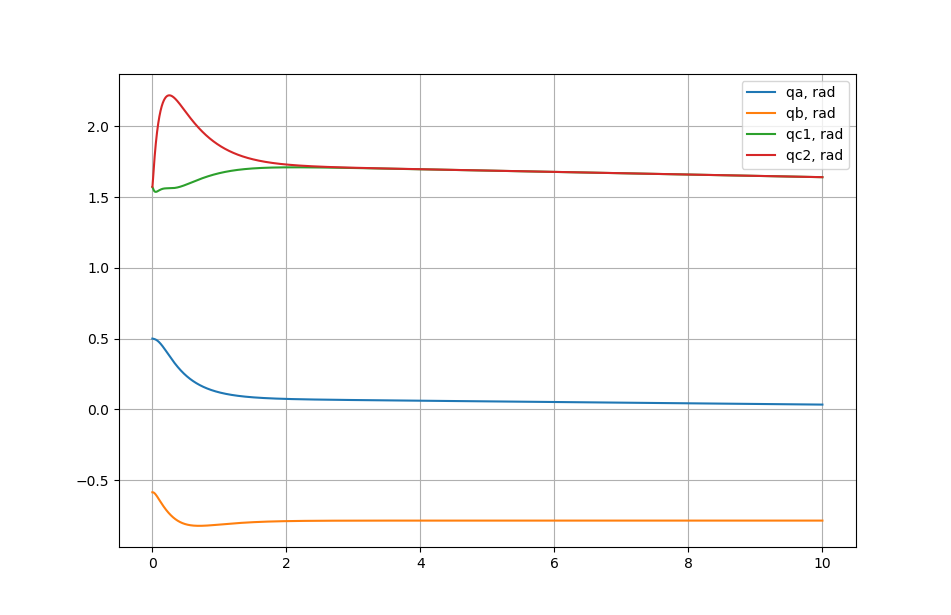

This figure's Python source:
#!/usr/bin/python3

import numpy as np
import scipy.linalg
from scipy import signal
import matplotlib.pyplot as plt

def lqr(A,B,Q,R):
    """Solve the continuous time lqr controller.
    dx/dt = A x + B u
    cost = integral x.T*Q*x + u.T*R*u
    """
    #ref Bertsekas, p.151
    #first, try to solve the ricatti equation
    X = np.matrix(scipy.linalg.solve_continuous_are(A, B, Q, R))
    #compute the LQR gain
    K = np.matrix(scipy.linalg.inv(R)*(B.T*X))
    eigVals, eigVecs = scipy.linalg.eig(A-B*K)
    return K


g = 9.81

m = 2.62

Ic = 0.001
Jc = 0.000260
Kc = 0.000987

Id = 0.000564
Jd = 0.0011
Kd = 0.000564

Ib = 2*0.01045
Jb = 2*0.01312
Kb = 2*0.01358

Ia = 2*0.01045
Ja = 2*0.01312
Ka = 2*0.01358

wd1 =  223.6
wd2 = -223.6

l = .1344

A = np.matrix([[0,1,0,0,0,0,0,0],[0,0,0,0,0,0,0,0],[0,0,0,1,0,0,0,0],[0,(np.sqrt(2)*Jd*wd2+np.sqrt(2)*Jd*wd1)/(2*l**2*m+4*Kc+2*Jb+4*Id),(g*l*m)/(l**2*m+2*Kc+Jb+2*Id),0,0,(Jd*wd1)/(l**2*m+2*Kc+Jb+2*Id),0,(Jd*wd2)/(l**2*m+2*Kc+Jb+2*Id)],[0,0,0,0,0,1,0,0],[0,0,0,-(Jd*wd1)/(Id+Ic),0,0,0,0],[0,0,0,0,0,0,0,1],[0,0,0,-(Jd*wd2)/(Id+Ic),0,0,0,0]])
B = np.matrix([[0,0],[-2/(np.sqrt(2)*Kb+2**(3/2)*Ka+2**(3/2)*Jd+2**(3/2)*Jc+np.sqrt(2)*Ib),-2/(np.sqrt(2)*Kb+2**(3/2)*Ka+2**(3/2)*Jd+2**(3/2)*Jc+np.sqrt(2)*Ib)],[0,0],[0,0],[0,0],[(Kb+2*Ka+2*Jd+2*Jc+Id+Ic+Ib)/((Id+Ic)*Kb+(2*Id+2*Ic)*Ka+(2*Id+2*Ic)*Jd+(2*Id+2*Ic)*Jc+Ib*Id+Ib*Ic),1/(Kb+2*Ka+2*Jd+2*Jc+Ib)],[0,0],[1/(Kb+2*Ka+2*Jd+2*Jc+Ib),(Kb+2*Ka+2*Jd+2*Jc+Id+Ic+Ib)/((Id+Ic)*Kb+(2*Id+2*Ic)*Ka+(2*Id+2*Ic)*Jd+(2*Id+2*Ic)*Jc+Ib*Id+Ib*Ic)]])

print("A=", A)
print("B=", B)

Q = np.matrix('''
 100.  0.    0.  0.   0.  0.  0.  0.;
  0.  .1    0.  0.   0.  0.  0.  0.;
  0.  0.  100.  0.   0.  0.  0.  0.;
  0.  0.    0. 10.   0.  0.  0.  0.;
  0.  0.    0.  0.  10.  0.  0.  0.;
  0.  0.    0.  0.   0.  1.  0.  0.;
  0.  0.    0.  0.   0.  0. 10.  0.;
  0.  0.    0.  0.   0.  0.  0.  1. ''')

R = np.matrix("20. 0.; 0. 20.")

print("Q=", Q)
print("R=", R)

K = lqr(A,B,Q,R)
print("K=", K);

dt = .001
qa = .5
wa = 0.
qb = -np.pi/4.+.2
wb = 0.
qc1 = np.pi/2.
wc1 = 0.
qc2 = np.pi/2.
wc2 = 0.


QA = []
QB = []
QC1 = []
QC2 = []
T = []

nsteps = 10000
time = np.linspace(0, nsteps*dt, nsteps, endpoint=True)

for t in time:
    Tau = -K*np.matrix([[qa],[wa],[qb+np.pi/4],[wb],[qc1-np.pi/2],[wc1],[qc2-np.pi/2],[wc2]])
    M = np.matrix([[(Kc-Jd-Jc+Id)*np.cos(qb)**2*np.cos(qc2)**2+(Kc-Jd-Jc+Id)*np.cos(qb)**2*np.cos(qc1)**2+(Kb+2*Jd+2*Jc-2*Id-2*Ic-Ib)*np.cos(qb)**2+Ka+2*Id+2*Ic+Ib,((-Kc)+Jd+Jc-Id)*np.cos(qb)*np.cos(qc2)*np.sin(qc2)+((-Kc)+Jd+Jc-Id)*np.cos(qb)*np.cos(qc1)*np.sin(qc1),((-Id)-Ic)*np.sin(qb),((-Id)-Ic)*np.sin(qb)],[((-Kc)+Jd+Jc-Id)*np.cos(qb)*np.cos(qc2)*np.sin(qc2)+((-Kc)+Jd+Jc-Id)*np.cos(qb)*np.cos(qc1)*np.sin(qc1),(Kc-Jd-Jc+Id)*np.sin(qc2)**2+(Kc-Jd-Jc+Id)*np.sin(qc1)**2+l**2*m+2*Jd+2*Jc+Jb,0,0],[((-Id)-Ic)*np.sin(qb),0,Id+Ic,0],[((-Id)-Ic)*np.sin(qb),0,0,Id+Ic]])
    C = np.matrix([[(((-2*Kc)+2*Jd+2*Jc-2*Id)*np.cos(qb)**2*np.cos(qc2)*np.sin(qc2)*wc2+((-2*Kc)+2*Jd+2*Jc-2*Id)*np.cos(qb)**2*np.cos(qc1)*np.sin(qc1)*wc1+(((-2*Kc)+2*Jd+2*Jc-2*Id)*np.cos(qb)*np.sin(qb)*np.cos(qc2)**2+((-2*Kc)+2*Jd+2*Jc-2*Id)*np.cos(qb)*np.sin(qb)*np.cos(qc1)**2+((-2*Kb)-4*Jd-4*Jc+4*Id+4*Ic+2*Ib)*np.cos(qb)*np.sin(qb))*wb)/2,((-Jd*np.sin(qb)*np.sin(qc2)*wd2)-Jd*np.sin(qb)*np.sin(qc1)*wd1+(((-2*Kc)+2*Jd+2*Jc-2*Id)*np.cos(qb)*np.cos(qc2)**2+(Kc-Jd-Jc-Ic)*np.cos(qb))*wc2+(((-2*Kc)+2*Jd+2*Jc-2*Id)*np.cos(qb)*np.cos(qc1)**2+(Kc-Jd-Jc-Ic)*np.cos(qb))*wc1+((2*Kc-2*Jd-2*Jc+2*Id)*np.sin(qb)*np.cos(qc2)*np.sin(qc2)+(2*Kc-2*Jd-2*Jc+2*Id)*np.sin(qb)*np.cos(qc1)*np.sin(qc1))*wb+(((-2*Kc)+2*Jd+2*Jc-2*Id)*np.cos(qb)*np.sin(qb)*np.cos(qc2)**2+((-2*Kc)+2*Jd+2*Jc-2*Id)*np.cos(qb)*np.sin(qb)*np.cos(qc1)**2+((-2*Kb)-4*Jd-4*Jc+4*Id+4*Ic+2*Ib)*np.cos(qb)*np.sin(qb))*wa)/2,(Jd*np.cos(qb)*np.cos(qc1)*wd1+(((-2*Kc)+2*Jd+2*Jc-2*Id)*np.cos(qb)*np.cos(qc1)**2+(Kc-Jd-Jc-Ic)*np.cos(qb))*wb+((-2*Kc)+2*Jd+2*Jc-2*Id)*np.cos(qb)**2*np.cos(qc1)*np.sin(qc1)*wa)/2,(Jd*np.cos(qb)*np.cos(qc2)*wd2+(((-2*Kc)+2*Jd+2*Jc-2*Id)*np.cos(qb)*np.cos(qc2)**2+(Kc-Jd-Jc-Ic)*np.cos(qb))*wb+((-2*Kc)+2*Jd+2*Jc-2*Id)*np.cos(qb)**2*np.cos(qc2)*np.sin(qc2)*wa)/2],[(Jd*np.sin(qb)*np.sin(qc2)*wd2+Jd*np.sin(qb)*np.sin(qc1)*wd1+((2*Kc-2*Jd-2*Jc+2*Id)*np.cos(qb)*np.sin(qc2)**2+((-Kc)+Jd+Jc+Ic)*np.cos(qb))*wc2+((2*Kc-2*Jd-2*Jc+2*Id)*np.cos(qb)*np.sin(qc1)**2+((-Kc)+Jd+Jc+Ic)*np.cos(qb))*wc1+(((-2*Kc)+2*Jd+2*Jc-2*Id)*np.cos(qb)*np.sin(qb)*np.sin(qc2)**2+((-2*Kc)+2*Jd+2*Jc-2*Id)*np.cos(qb)*np.sin(qb)*np.sin(qc1)**2+(4*Kc+2*Kb-4*Ic-2*Ib)*np.cos(qb)*np.sin(qb))*wa)/2,((2*Kc-2*Jd-2*Jc+2*Id)*np.cos(qc2)*np.sin(qc2)*wc2+(2*Kc-2*Jd-2*Jc+2*Id)*np.cos(qc1)*np.sin(qc1)*wc1)/2,((-Jd*np.sin(qc1)*wd1)+(2*Kc-2*Jd-2*Jc+2*Id)*np.cos(qc1)*np.sin(qc1)*wb+((2*Kc-2*Jd-2*Jc+2*Id)*np.cos(qb)*np.sin(qc1)**2+((-Kc)+Jd+Jc+Ic)*np.cos(qb))*wa)/2,((-Jd*np.sin(qc2)*wd2)+(2*Kc-2*Jd-2*Jc+2*Id)*np.cos(qc2)*np.sin(qc2)*wb+((2*Kc-2*Jd-2*Jc+2*Id)*np.cos(qb)*np.sin(qc2)**2+((-Kc)+Jd+Jc+Ic)*np.cos(qb))*wa)/2],[((-Jd*np.cos(qb)*np.cos(qc1)*wd1)+(((-2*Kc)+2*Jd+2*Jc-2*Id)*np.cos(qb)*np.sin(qc1)**2+(Kc-Jd-Jc-Ic)*np.cos(qb))*wb+(2*Kc-2*Jd-2*Jc+2*Id)*np.cos(qb)**2*np.cos(qc1)*np.sin(qc1)*wa)/2,(Jd*np.sin(qc1)*wd1+((-2*Kc)+2*Jd+2*Jc-2*Id)*np.cos(qc1)*np.sin(qc1)*wb+(((-2*Kc)+2*Jd+2*Jc-2*Id)*np.cos(qb)*np.sin(qc1)**2+(Kc-Jd-Jc-Ic)*np.cos(qb))*wa)/2,0,0],[((-Jd*np.cos(qb)*np.cos(qc2)*wd2)+(((-2*Kc)+2*Jd+2*Jc-2*Id)*np.cos(qb)*np.sin(qc2)**2+(Kc-Jd-Jc-Ic)*np.cos(qb))*wb+(2*Kc-2*Jd-2*Jc+2*Id)*np.cos(qb)**2*np.cos(qc2)*np.sin(qc2)*wa)/2,(Jd*np.sin(qc2)*wd2+((-2*Kc)+2*Jd+2*Jc-2*Id)*np.cos(qc2)*np.sin(qc2)*wb+(((-2*Kc)+2*Jd+2*Jc-2*Id)*np.cos(qb)*np.sin(qc2)**2+(Kc-Jd-Jc-Ic)*np.cos(qb))*wa)/2,0,0]])
    G = np.matrix([[((Jd*np.cos(qb)*np.cos(qc2)*wc2-Jd*np.sin(qb)*np.sin(qc2)*wb)*wd2+(Jd*np.cos(qb)*np.cos(qc1)*wc1-Jd*np.sin(qb)*np.sin(qc1)*wb)*wd1)/2],[-((Jd*np.sin(qc2)*wc2-Jd*np.sin(qb)*np.sin(qc2)*wa)*wd2+(Jd*np.sin(qc1)*wc1-Jd*np.sin(qb)*np.sin(qc1)*wa)*wd1+2*g*l*m*np.sin((4*qb+np.pi)/4))/2],[((Jd*np.sin(qc1)*wb-Jd*np.cos(qb)*np.cos(qc1)*wa)*wd1)/2],[((Jd*np.sin(qc2)*wb-Jd*np.cos(qb)*np.cos(qc2)*wa)*wd2)/2]])
#   print("M=", M)
#   print("C=", C)
#   print("G=", G)

    ddQ = M.I*(np.matrix([[0.],[0.],[Tau[0,0]],[Tau[1,0]]]) - C*np.matrix([[wa], [wb], [wc1], [wc2]]) - G)

    wa = wa + dt*ddQ[0,0]
    wb = wb + dt*ddQ[1,0]
    wc1 = wc1 + dt*ddQ[2,0]
    wc2 = wc2 + dt*ddQ[3,0]

    qa = qa + dt*wa
    qb = qb + dt*wb
    qc1 = qc1 + dt*wc1
    qc2 = qc2 + dt*wc2

    QA.append(qa)
    QB.append(qb)
    QC1.append(qc1)
    QC2.append(qc2)
    T.append(t)
    if (np.abs(qb+np.pi/4)>.3):# or (np.abs(qc-np.pi/3)>.16):
        break

plt.plot(T, QA, label='qa, rad')
plt.plot(T, QB, label='qb, rad')
plt.plot(T, QC1, label='qc1, rad')
plt.plot(T, QC2, label='qc2, rad')
#plt.plot(T,  U, label='control torque, Nm')

plt.legend(loc='upper right')
plt.grid()
plt.show()
